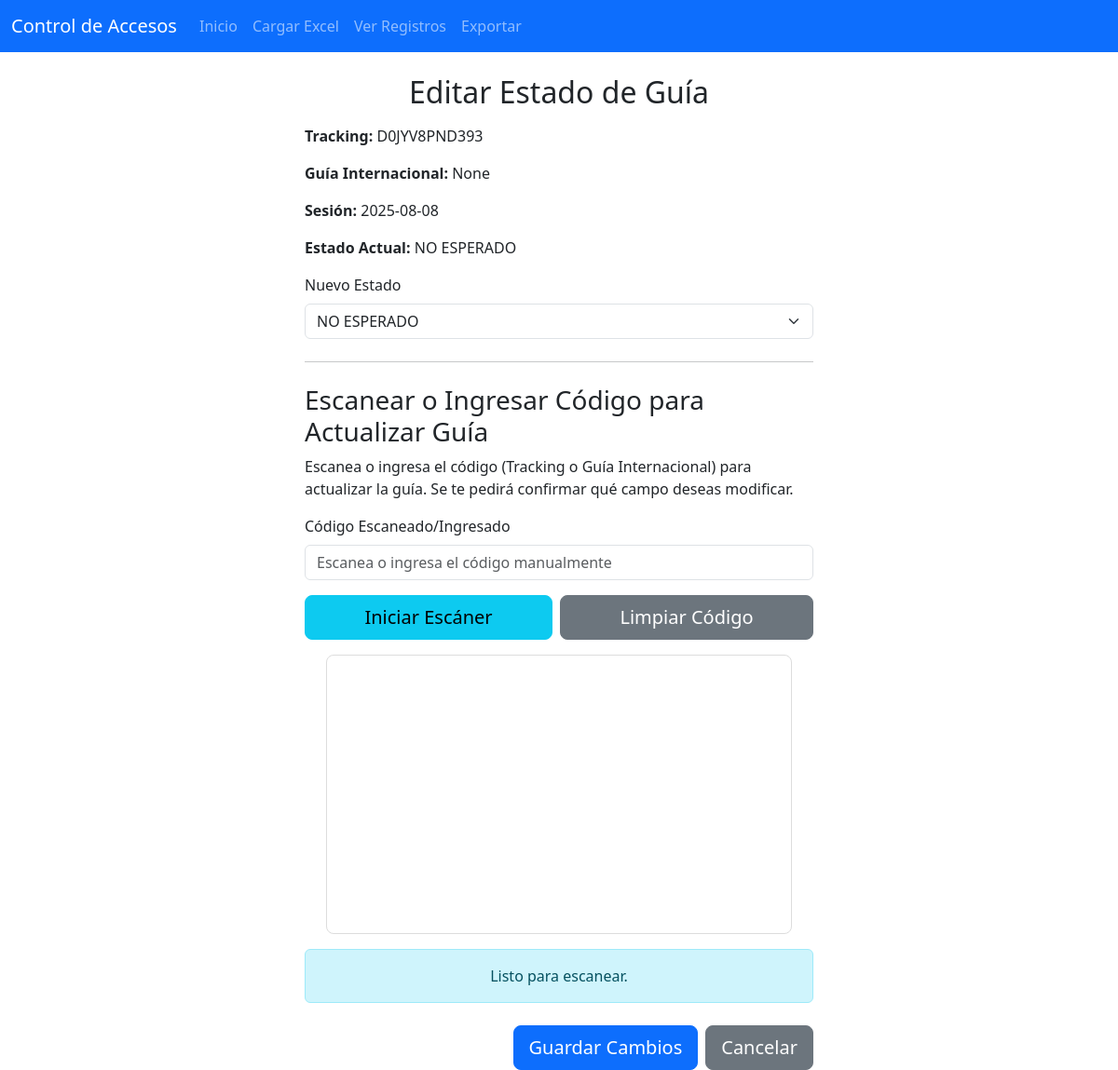
The page /edit_guia_status/108/1 on the database its author committed.
### models.py (models this page shows)
class Guia(db.Model):
    id = db.Column(db.Integer, primary_key=True)
    tracking = db.Column(db.String(120), unique=False, nullable=True)  # noqa: E501
    guia_internacional = db.Column(db.String(50), unique=False, nullable=True)  # noqa: E501
    fecha_recibido = db.Column(db.DateTime, default=datetime.utcnow)

class Session(db.Model):
    id = db.Column(db.Integer, primary_key=True)
    session_date = db.Column(db.Date, unique=True, nullable=False)
    is_closed = db.Column(db.Boolean, default=False, nullable=False)
    total_scanned_packages = db.Column(db.Integer, default=0, nullable=False)
    unknown_packages = db.Column(db.Integer, default=0, nullable=False)
    missing_packages = db.Column(db.Integer, default=0, nullable=False)

class GuiaSessionStatus(db.Model):
    id = db.Column(db.Integer, primary_key=True)
    session_id = db.Column(db.Integer, db.ForeignKey('session.id'),
                           nullable=False)
    guia_id = db.Column(db.Integer, db.ForeignKey('guia.id'), nullable=False)
    status = db.Column(db.String(20), nullable=False)  # noqa: E501
    timestamp_status_change = db.Column(db.DateTime, default=datetime.utcnow,
                                        nullable=False)
    session = db.relationship('Session', backref='guia_statuses')
    guia = db.relationship('Guia', backref='session_statuses')
    __table_args__ = (db.UniqueConstraint('session_id', 'guia_id',
                                          name='_session_guia_uc'),)

### routes/records.py (the view)
@records_bp.route(
    '/edit_guia_status/<int:guia_id>/<int:session_id>',
    methods=['GET', 'POST']
)
def edit_guia_status(guia_id, session_id):
    guia_status = GuiaSessionStatus.query.filter_by(
        guia_id=guia_id, session_id=session_id).first_or_404()
    guia = Guia.query.get(guia_id)
    current_session = Session.query.get(session_id)
    if request.method == 'POST':
        try:
            data = request.get_json()
            if not data:
                return jsonify({'error': 'Datos no proporcionados.'}), 400
            new_status = data.get('new_status')
            updated_fields = {}
            if new_status and new_status in [
                'RECIBIDO', 'NO RECIBIDO', 'NO ESPERADO', 'NO ESCANEADO'
            ]:
                guia_status.status = new_status
                guia_status.timestamp_status_change = datetime.utcnow()
                updated_fields['new_status'] = new_status
            elif new_status:  # Si se envió un estado pero no es válido
                return jsonify({'error': 'Estado no válido.'}), 400
            if not updated_fields:
                return jsonify({
                    'error': ('No se proporcionaron datos válidos para '
                              'actualizar el estado.')
                }), 400
            db.session.commit()
            response_data = {
                'success': True,
                'message': 'Estado de guía actualizado exitosamente.',
                'new_status': guia_status.status,
                'tracking': guia.tracking,  # Incluir para consistencia
                'guia_internacional': guia.guia_internacional  # Incluir para consistencia
            }
            return jsonify(response_data)
        except Exception as e:
            db.session.rollback()  # Revertir cualquier cambio en caso de error
            return jsonify({'error': f'Error interno del servidor: {str(e)}'}), 500
    else:  # Esto maneja el método GET
        return render_template('edit_guia_status.html', guia_status=guia_status,
                               guia=guia, current_session=current_session)

### routes/session.py (called while the page is built, shortened)
@session_bp.before_app_request
def load_current_session():
    today = date.today()
    g.session = Session.query.filter_by(session_date=today).first()

### templates/edit_guia_status.html (shortened to what this page needs)
{% extends 'base.html' %}
{% block content %}
<div class="row justify-content-center">
    <div class="col-12 col-md-8 col-lg-6">
        <h2 class="mb-3 text-center">Editar Estado de Guía</h2>
        {% if guia_status and guia and current_session %}
        <p><strong>Tracking:</strong> <span id="display-tracking">{{ guia.tracking }}</span></p>
        <p><strong>Guía Internacional:</strong> <span id="display-guia-internacional">{{ guia.guia_internacional }}</span></p>
        <p><strong>Sesión:</strong> {{ current_session.session_date.strftime('%Y-%m-%d') }}</p>
        <p><strong>Estado Actual:</strong> {{ guia_status.status }}</p>
        <form method="POST" id="edit-guia-form">
            <div class="mb-3">
                <label for="new_status" class="form-label">Nuevo Estado</label>
                <select name="new_status" id="new_status" class="form-select" required>
                    <option value="NO ESPERADO" {% if guia_status.status == 'NO ESPERADO' %}selected{% endif %}>NO ESPERADO</option>
                </select>
            </div>
            <hr class="my-4">
            <h3>Escanear o Ingresar Código para Actualizar Guía</h3>
            <p>Escanea o ingresa el código (Tracking o Guía Internacional) para actualizar la guía. Se te pedirá confirmar qué campo deseas modificar.</p>
            <div class="mb-3">
                <label for="scanned_code_input" class="form-label">Código Escaneado/Ingresado</label>
                <input type="text" id="scanned_code_input" name="scanned_code" class="form-control" placeholder="Escanea o ingresa el código manualmente">
            </div>
            <div class="mb-3 d-grid gap-2 d-md-flex justify-content-md-center">
                <button type="button" class="btn btn-info btn-lg flex-fill" onclick="startScannerLogic('reader-edit_guia_scanner')">Iniciar Escáner</button>
                <button type="button" class="btn btn-secondary btn-lg flex-fill" onclick="clearScannedCodeInput()">Limpiar Código</button>
            </div>
            <div id="reader-edit_guia_scanner" class="scanner-container mt-2"></div>
            <div id="scan-message-edit" class="mt-3 text-center"></div>
            <div class="d-grid gap-2 d-md-flex justify-content-md-end mt-4">
                <button type="submit" class="btn btn-primary btn-lg">Guardar Cambios</button>
                <a href="{{ url_for('records.registros', session_id=current_session.id) }}" class="btn btn-secondary btn-lg">Cancelar</a>
            </div>
        </form>
        {% else %}
        <div class="alert alert-danger">No se encontró la información de la guía o sesión.</div>
        <a href="{{ url_for('records.registros') }}" class="btn btn-primary">Ver Registros</a>
        {% endif %}
    </div>
</div>
{% endblock %}

### static/css/custom.css (style rules this page uses)
.scanner-container { width: 100%; max-width: 500px; min-height: 300px; margin: 0 auto; border: 1px solid #ddd; border-radius: 8px; overflow: hidden; }

### rows shown on the page
Guia: tracking "D0JYV8PND393", guia_internacional "None"
GuiaSessionStatus: status "NO ESPERADO", new_status "NO ESPERADO"

### other values the page prints
{{ current_session.session_date.strftime('%Y-%m-%d') }} "2025-08-08"
